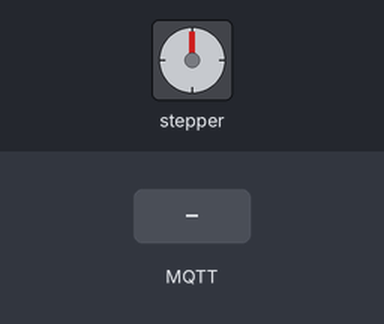
Bench run of a sketch on a simulated ESP8266 (NodeMCU). Parts: stepper motor. The test bench sets the inputs (shaded band). WiFi joins after 1.5 s; servers stay silent unless stated; no MQTT or app messages arrive unless stated; stepper angles assume 4096 steps per turn; what the sketch prints to the serial monitor is not drawn.

Above: at 2.7 s.
2.8 s: MQTT message "90" arrives on the first subscribed topic
At 5.2 s:
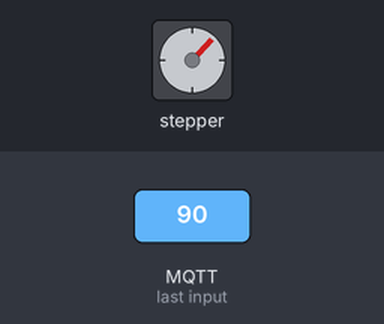
5.8 s: MQTT message "200" arrives on the first subscribed topic
At 8.6 s:
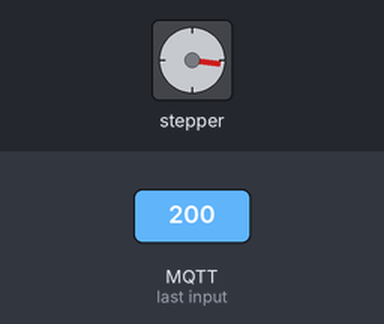
8.8 s: MQTT message "on" arrives on the first subscribed topic
At 10.1 s:
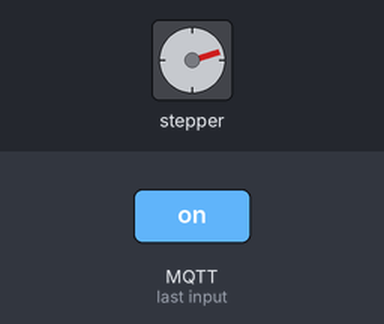
Timing chart, 0 to 13.6 s (numbered marks = the images above; inputs shaded):
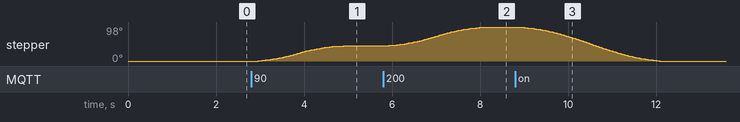

Measured:
- after the input at 2.8 s, stepper: turns 44° clockwise in 1.9 s, starting after 0.16 s
- after the input at 5.8 s, stepper: turns 54° clockwise in 2.2 s, starting after 0.13 s
- after the input at 8.8 s, stepper: turns 98° counter-clockwise in 3.2 s, starting after 0.08 s

The sketch:

mqtt_8266_custom_stepper.ino
```cpp
#include <ESP8266WiFi.h>
#include <PubSubClient.h>

#include <AccelStepper.h>
#define HALFSTEP 8

// Motor pin definitions
#define motorPin1  13     // IN1 on the ULN2003 driver 1
#define motorPin2  12     // IN2 on the ULN2003 driver 1
#define motorPin3  14     // IN3 on the ULN2003 driver 1
#define motorPin4  16     // IN4 on the ULN2003 driver 1

// Initialize with pin sequence IN1-IN3-IN2-IN4 for using the AccelStepper with 28BYJ-48
AccelStepper stepper(HALFSTEP, motorPin1, motorPin3, motorPin2, motorPin4);

// Update these with values suitable for your network.

const char* ssid     = "DIYIOT";
const char* password = "diyiotdiyiot";
const char* mqtt_server = "10.10.10.3";
const char* topic = "mini_stepper/1";

WiFiClient espClient;
PubSubClient client(espClient);

char msg[50];
String data;

//////////////////////////////////////////////////////////////////////////////
void setup() {
  stepper.setMaxSpeed(1000.0);
  stepper.setAcceleration(500.0);
  stepper.setSpeed(500);
  Serial.begin(115200);
  setup_wifi();
  client.setServer(mqtt_server, 1883);
  client.setCallback(callback);
}

void setup_wifi() {

  delay(10);
  // We start by connecting to a WiFi network
  Serial.println();
  Serial.print("Connecting to ");
  Serial.println(ssid);

  WiFi.begin(ssid, password);

  while (WiFi.status() != WL_CONNECTED) {
    delay(500);
    Serial.print(".");
  }

  Serial.println("");
  Serial.println("WiFi connected");
  Serial.println("IP address: ");
  Serial.println(WiFi.localIP());
}

void callback(char* topic, byte* payload, unsigned int length) {
  Serial.print("Message arrived [");
  Serial.print(topic);
  Serial.print("] ");
  for (int i = 0; i < length; i++) {
    Serial.print((char)payload[i]);
    payload[length] = '\0';
     String message = String ((char*)payload);
    int degrees = message.toInt();
    int steps = (int) (degrees * 5.6);
    stepper.moveTo(steps);
    }

  }

void reconnect() {
  // Loop until we're reconnected
  while (!client.connected()) {

      Serial.print("Attempting MQTT connection...");
    // Attempt to connect
    if (client.connect(topic)) {
      Serial.println("connected");
      // Once connected, publish an announcement...
      client.publish(topic, "connected");
      // ... and resubscribe
     client.subscribe(topic);
    } else {
      Serial.print("failed, rc=");
      Serial.print(client.state());
      Serial.println(" try again in 5 seconds");
      // Wait 5 seconds before retrying
      delay(5000);
    }
  }
}

//////////////////////////////////////////////////////////////////////////////
void loop(){

  client.loop();

  if (!client.connected()) {
    reconnect();
  }
  yield();

  stepper.run();

}
```
